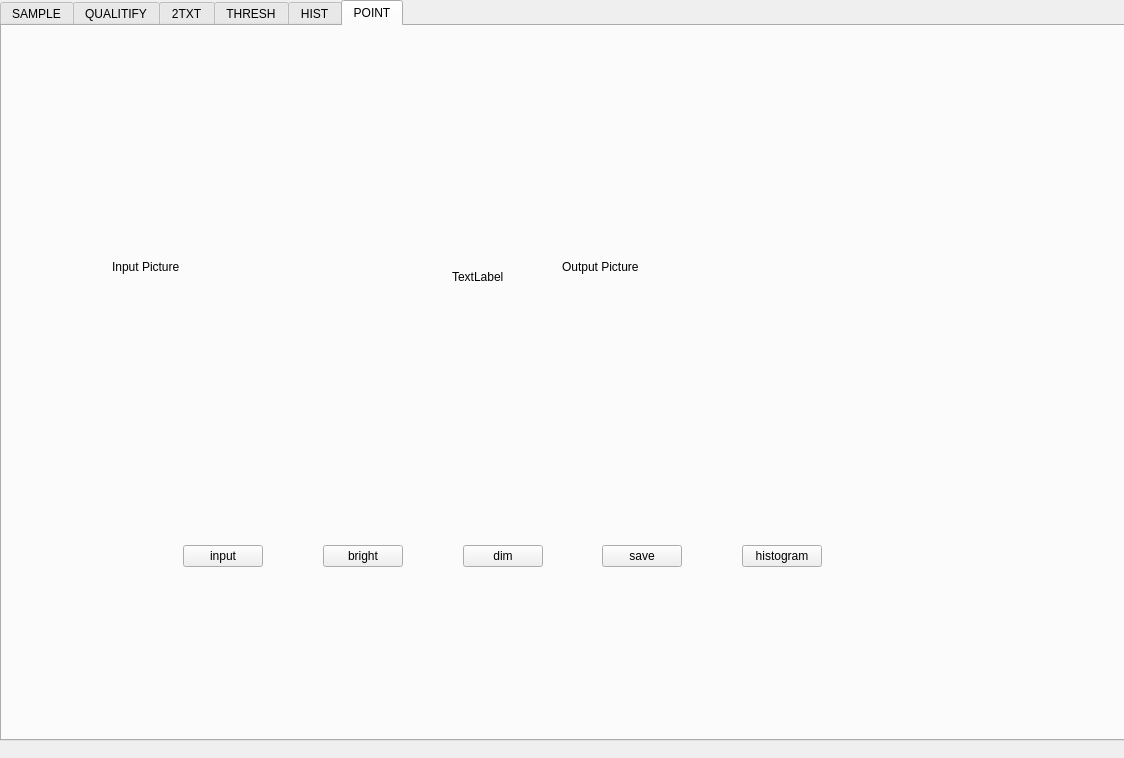
<?xml version="1.0" encoding="UTF-8"?>
<ui version="4.0">
 <class>MainWindow</class>
 <widget class="QMainWindow" name="MainWindow">
  <property name="geometry">
   <rect>
    <x>0</x>
    <y>0</y>
    <width>1124</width>
    <height>758</height>
   </rect>
  </property>
  <property name="windowTitle">
   <string>MainWindow</string>
  </property>
  <widget class="QWidget" name="centralWidget">
   <widget class="QTabWidget" name="tabWidget">
    <property name="geometry">
     <rect>
      <x>0</x>
      <y>0</y>
      <width>1141</width>
      <height>741</height>
     </rect>
    </property>
    <property name="whatsThis">
     <string>&lt;html&gt;&lt;head/&gt;&lt;body&gt;&lt;p&gt;sampling&lt;/p&gt;&lt;p&gt;&lt;br/&gt;&lt;/p&gt;&lt;/body&gt;&lt;/html&gt;</string>
    </property>
    <property name="currentIndex">
     <number>5</number>
    </property>
    <widget class="QWidget" name="sampling">
     <property name="whatsThis">
      <string>&lt;html&gt;&lt;head/&gt;&lt;body&gt;&lt;p&gt;sampling&lt;/p&gt;&lt;/body&gt;&lt;/html&gt;</string>
     </property>
     <attribute name="title">
      <string>SAMPLE</string>
     </attribute>
     <widget class="QWidget" name="horizontalLayoutWidget">
      <property name="geometry">
       <rect>
        <x>80</x>
        <y>420</y>
        <width>871</width>
        <height>80</height>
       </rect>
      </property>
      <layout class="QHBoxLayout" name="horizontalLayout">
       <item>
        <widget class="QLabel" name="label_3">
         <property name="minimumSize">
          <size>
           <width>7</width>
           <height>78</height>
          </size>
         </property>
         <property name="text">
          <string>x</string>
         </property>
        </widget>
       </item>
       <item>
        <spacer name="horizontalSpacer_6">
         <property name="orientation">
          <enum>Qt::Horizontal</enum>
         </property>
         <property name="sizeHint" stdset="0">
          <size>
           <width>40</width>
           <height>20</height>
          </size>
         </property>
        </spacer>
       </item>
       <item>
        <widget class="QLineEdit" name="img_x"/>
       </item>
       <item>
        <widget class="QLabel" name="label_4">
         <property name="text">
          <string>y</string>
         </property>
        </widget>
       </item>
       <item>
        <spacer name="horizontalSpacer_3">
         <property name="orientation">
          <enum>Qt::Horizontal</enum>
         </property>
         <property name="sizeHint" stdset="0">
          <size>
           <width>40</width>
           <height>20</height>
          </size>
         </property>
        </spacer>
       </item>
       <item>
        <widget class="QLineEdit" name="img_y"/>
       </item>
       <item>
        <spacer name="horizontalSpacer_7">
         <property name="orientation">
          <enum>Qt::Horizontal</enum>
         </property>
         <property name="sizeHint" stdset="0">
          <size>
           <width>40</width>
           <height>20</height>
          </size>
         </property>
        </spacer>
       </item>
       <item>
        <widget class="QLabel" name="label">
         <property name="text">
          <string>X</string>
         </property>
        </widget>
       </item>
       <item>
        <spacer name="horizontalSpacer">
         <property name="orientation">
          <enum>Qt::Horizontal</enum>
         </property>
         <property name="sizeHint" stdset="0">
          <size>
           <width>40</width>
           <height>20</height>
          </size>
         </property>
        </spacer>
       </item>
       <item>
        <widget class="QLineEdit" name="line_x"/>
       </item>
       <item>
        <widget class="QLabel" name="label_2">
         <property name="text">
          <string>Y</string>
         </property>
        </widget>
       </item>
       <item>
        <spacer name="horizontalSpacer_2">
         <property name="orientation">
          <enum>Qt::Horizontal</enum>
         </property>
         <property name="sizeHint" stdset="0">
          <size>
           <width>40</width>
           <height>20</height>
          </size>
         </property>
        </spacer>
       </item>
       <item>
        <widget class="QLineEdit" name="line_y"/>
       </item>
      </layout>
     </widget>
     <widget class="QLabel" name="input_img">
      <property name="geometry">
       <rect>
        <x>110</x>
        <y>70</y>
        <width>311</width>
        <height>341</height>
       </rect>
      </property>
      <property name="minimumSize">
       <size>
        <width>311</width>
        <height>341</height>
       </size>
      </property>
      <property name="maximumSize">
       <size>
        <width>311</width>
        <height>341</height>
       </size>
      </property>
      <property name="text">
       <string>Input Picture</string>
      </property>
     </widget>
     <widget class="QWidget" name="horizontalLayoutWidget_2">
      <property name="geometry">
       <rect>
        <x>240</x>
        <y>510</y>
        <width>541</width>
        <height>80</height>
       </rect>
      </property>
      <layout class="QHBoxLayout" name="horizontalLayout_2">
       <item>
        <widget class="QPushButton" name="input">
         <property name="text">
          <string>input</string>
         </property>
        </widget>
       </item>
       <item>
        <spacer name="horizontalSpacer_4">
         <property name="orientation">
          <enum>Qt::Horizontal</enum>
         </property>
         <property name="sizeHint" stdset="0">
          <size>
           <width>40</width>
           <height>20</height>
          </size>
         </property>
        </spacer>
       </item>
       <item>
        <widget class="QPushButton" name="trans">
         <property name="text">
          <string>sampling</string>
         </property>
        </widget>
       </item>
       <item>
        <spacer name="horizontalSpacer_5">
         <property name="orientation">
          <enum>Qt::Horizontal</enum>
         </property>
         <property name="sizeHint" stdset="0">
          <size>
           <width>40</width>
           <height>20</height>
          </size>
         </property>
        </spacer>
       </item>
       <item>
        <widget class="QPushButton" name="save">
         <property name="text">
          <string>save</string>
         </property>
        </widget>
       </item>
      </layout>
     </widget>
     <widget class="QLabel" name="temp">
      <property name="geometry">
       <rect>
        <x>460</x>
        <y>230</y>
        <width>81</width>
        <height>41</height>
       </rect>
      </property>
      <property name="text">
       <string>TextLabel</string>
      </property>
     </widget>
     <widget class="QLabel" name="trans_img">
      <property name="geometry">
       <rect>
        <x>580</x>
        <y>70</y>
        <width>311</width>
        <height>341</height>
       </rect>
      </property>
      <property name="minimumSize">
       <size>
        <width>311</width>
        <height>341</height>
       </size>
      </property>
      <property name="maximumSize">
       <size>
        <width>311</width>
        <height>341</height>
       </size>
      </property>
      <property name="text">
       <string>Output Picture</string>
      </property>
     </widget>
    </widget>
    <widget class="QWidget" name="qualitify">
     <attribute name="title">
      <string>QUALITIFY</string>
     </attribute>
     <widget class="QLabel" name="input_img_2">
      <property name="geometry">
       <rect>
        <x>110</x>
        <y>70</y>
        <width>311</width>
        <height>341</height>
       </rect>
      </property>
      <property name="minimumSize">
       <size>
        <width>311</width>
        <height>341</height>
       </size>
      </property>
      <property name="maximumSize">
       <size>
        <width>311</width>
        <height>341</height>
       </size>
      </property>
      <property name="text">
       <string>Input Picture</string>
      </property>
     </widget>
     <widget class="QWidget" name="horizontalLayoutWidget_5">
      <property name="geometry">
       <rect>
        <x>240</x>
        <y>500</y>
        <width>541</width>
        <height>80</height>
       </rect>
      </property>
      <layout class="QHBoxLayout" name="horizontalLayout_8">
       <item>
        <widget class="QPushButton" name="input_3">
         <property name="text">
          <string>input</string>
         </property>
        </widget>
       </item>
       <item>
        <spacer name="horizontalSpacer_24">
         <property name="orientation">
          <enum>Qt::Horizontal</enum>
         </property>
         <property name="sizeHint" stdset="0">
          <size>
           <width>40</width>
           <height>20</height>
          </size>
         </property>
        </spacer>
       </item>
       <item>
        <widget class="QPushButton" name="grey">
         <property name="text">
          <string>Grey</string>
         </property>
        </widget>
       </item>
       <item>
        <spacer name="horizontalSpacer_25">
         <property name="orientation">
          <enum>Qt::Horizontal</enum>
         </property>
         <property name="sizeHint" stdset="0">
          <size>
           <width>40</width>
           <height>20</height>
          </size>
         </property>
        </spacer>
       </item>
       <item>
        <widget class="QPushButton" name="save_3">
         <property name="text">
          <string>save</string>
         </property>
        </widget>
       </item>
      </layout>
     </widget>
     <widget class="QLabel" name="temp_2">
      <property name="geometry">
       <rect>
        <x>460</x>
        <y>230</y>
        <width>81</width>
        <height>41</height>
       </rect>
      </property>
      <property name="text">
       <string>TextLabel</string>
      </property>
     </widget>
     <widget class="QLabel" name="trans_img_2">
      <property name="geometry">
       <rect>
        <x>580</x>
        <y>70</y>
        <width>311</width>
        <height>341</height>
       </rect>
      </property>
      <property name="minimumSize">
       <size>
        <width>311</width>
        <height>341</height>
       </size>
      </property>
      <property name="maximumSize">
       <size>
        <width>311</width>
        <height>341</height>
       </size>
      </property>
      <property name="text">
       <string>Output Picture</string>
      </property>
     </widget>
     <widget class="QWidget" name="horizontalLayoutWidget_3">
      <property name="geometry">
       <rect>
        <x>420</x>
        <y>420</y>
        <width>160</width>
        <height>71</height>
       </rect>
      </property>
      <layout class="QHBoxLayout" name="horizontalLayout_3">
       <item>
        <widget class="QLabel" name="label_5">
         <property name="text">
          <string>Grey</string>
         </property>
        </widget>
       </item>
       <item>
        <spacer name="horizontalSpacer_9">
         <property name="orientation">
          <enum>Qt::Horizontal</enum>
         </property>
         <property name="sizeHint" stdset="0">
          <size>
           <width>40</width>
           <height>20</height>
          </size>
         </property>
        </spacer>
       </item>
       <item>
        <widget class="QLineEdit" name="Gray"/>
       </item>
      </layout>
     </widget>
    </widget>
    <widget class="QWidget" name="txt2">
     <attribute name="title">
      <string>2TXT</string>
     </attribute>
     <widget class="QWidget" name="horizontalLayoutWidget_6">
      <property name="geometry">
       <rect>
        <x>210</x>
        <y>450</y>
        <width>541</width>
        <height>80</height>
       </rect>
      </property>
      <layout class="QHBoxLayout" name="horizontalLayout_9">
       <item>
        <widget class="QPushButton" name="input_4">
         <property name="text">
          <string>input</string>
         </property>
        </widget>
       </item>
       <item>
        <spacer name="horizontalSpacer_26">
         <property name="orientation">
          <enum>Qt::Horizontal</enum>
         </property>
         <property name="sizeHint" stdset="0">
          <size>
           <width>40</width>
           <height>20</height>
          </size>
         </property>
        </spacer>
       </item>
       <item>
        <widget class="QPushButton" name="bmp2txt">
         <property name="text">
          <string>2txt</string>
         </property>
        </widget>
       </item>
       <item>
        <spacer name="horizontalSpacer_27">
         <property name="orientation">
          <enum>Qt::Horizontal</enum>
         </property>
         <property name="sizeHint" stdset="0">
          <size>
           <width>40</width>
           <height>20</height>
          </size>
         </property>
        </spacer>
       </item>
       <item>
        <widget class="QPushButton" name="save_4">
         <property name="text">
          <string>save</string>
         </property>
        </widget>
       </item>
      </layout>
     </widget>
     <widget class="QLabel" name="input_img_3">
      <property name="geometry">
       <rect>
        <x>20</x>
        <y>70</y>
        <width>311</width>
        <height>341</height>
       </rect>
      </property>
      <property name="minimumSize">
       <size>
        <width>311</width>
        <height>341</height>
       </size>
      </property>
      <property name="maximumSize">
       <size>
        <width>311</width>
        <height>341</height>
       </size>
      </property>
      <property name="text">
       <string>Input Picture</string>
      </property>
     </widget>
     <widget class="QLabel" name="temp_3">
      <property name="geometry">
       <rect>
        <x>390</x>
        <y>230</y>
        <width>81</width>
        <height>41</height>
       </rect>
      </property>
      <property name="text">
       <string>TextLabel</string>
      </property>
     </widget>
     <widget class="QLabel" name="sp_1">
      <property name="geometry">
       <rect>
        <x>510</x>
        <y>70</y>
        <width>121</width>
        <height>131</height>
       </rect>
      </property>
      <property name="text">
       <string>TextLabel</string>
      </property>
     </widget>
     <widget class="QLabel" name="sp_2">
      <property name="geometry">
       <rect>
        <x>650</x>
        <y>70</y>
        <width>121</width>
        <height>131</height>
       </rect>
      </property>
      <property name="text">
       <string>TextLabel</string>
      </property>
     </widget>
     <widget class="QLabel" name="sp_3">
      <property name="geometry">
       <rect>
        <x>790</x>
        <y>70</y>
        <width>121</width>
        <height>131</height>
       </rect>
      </property>
      <property name="text">
       <string>TextLabel</string>
      </property>
     </widget>
     <widget class="QLabel" name="sp_4">
      <property name="geometry">
       <rect>
        <x>930</x>
        <y>70</y>
        <width>121</width>
        <height>131</height>
       </rect>
      </property>
      <property name="text">
       <string>TextLabel</string>
      </property>
     </widget>
     <widget class="QLabel" name="sp_5">
      <property name="geometry">
       <rect>
        <x>650</x>
        <y>280</y>
        <width>121</width>
        <height>131</height>
       </rect>
      </property>
      <property name="text">
       <string>TextLabel</string>
      </property>
     </widget>
     <widget class="QLabel" name="sp_6">
      <property name="geometry">
       <rect>
        <x>930</x>
        <y>280</y>
        <width>121</width>
        <height>131</height>
       </rect>
      </property>
      <property name="text">
       <string>TextLabel</string>
      </property>
     </widget>
     <widget class="QLabel" name="sp_7">
      <property name="geometry">
       <rect>
        <x>510</x>
        <y>280</y>
        <width>121</width>
        <height>131</height>
       </rect>
      </property>
      <property name="text">
       <string>TextLabel</string>
      </property>
     </widget>
     <widget class="QLabel" name="sp_8">
      <property name="geometry">
       <rect>
        <x>790</x>
        <y>280</y>
        <width>121</width>
        <height>131</height>
       </rect>
      </property>
      <property name="text">
       <string>TextLabel</string>
      </property>
     </widget>
    </widget>
    <widget class="QWidget" name="plot">
     <attribute name="title">
      <string>THRESH</string>
     </attribute>
     <widget class="QLabel" name="trans_img_plot">
      <property name="geometry">
       <rect>
        <x>580</x>
        <y>70</y>
        <width>311</width>
        <height>341</height>
       </rect>
      </property>
      <property name="minimumSize">
       <size>
        <width>311</width>
        <height>341</height>
       </size>
      </property>
      <property name="maximumSize">
       <size>
        <width>311</width>
        <height>341</height>
       </size>
      </property>
      <property name="text">
       <string>Output Picture</string>
      </property>
     </widget>
     <widget class="QLabel" name="input_img_plot">
      <property name="geometry">
       <rect>
        <x>110</x>
        <y>70</y>
        <width>311</width>
        <height>341</height>
       </rect>
      </property>
      <property name="minimumSize">
       <size>
        <width>311</width>
        <height>341</height>
       </size>
      </property>
      <property name="maximumSize">
       <size>
        <width>311</width>
        <height>341</height>
       </size>
      </property>
      <property name="text">
       <string>Input Picture</string>
      </property>
     </widget>
     <widget class="QWidget" name="horizontalLayoutWidget_16">
      <property name="geometry">
       <rect>
        <x>240</x>
        <y>500</y>
        <width>541</width>
        <height>80</height>
       </rect>
      </property>
      <layout class="QHBoxLayout" name="horizontalLayout_23">
       <item>
        <widget class="QPushButton" name="input_plot">
         <property name="text">
          <string>input</string>
         </property>
        </widget>
       </item>
       <item>
        <spacer name="horizontalSpacer_52">
         <property name="orientation">
          <enum>Qt::Horizontal</enum>
         </property>
         <property name="sizeHint" stdset="0">
          <size>
           <width>40</width>
           <height>20</height>
          </size>
         </property>
        </spacer>
       </item>
       <item>
        <widget class="QPushButton" name="plot_2">
         <property name="text">
          <string>plot</string>
         </property>
        </widget>
       </item>
       <item>
        <spacer name="horizontalSpacer_53">
         <property name="orientation">
          <enum>Qt::Horizontal</enum>
         </property>
         <property name="sizeHint" stdset="0">
          <size>
           <width>40</width>
           <height>20</height>
          </size>
         </property>
        </spacer>
       </item>
       <item>
        <widget class="QPushButton" name="save_plot">
         <property name="text">
          <string>save</string>
         </property>
        </widget>
       </item>
      </layout>
     </widget>
     <widget class="QWidget" name="horizontalLayoutWidget_17">
      <property name="geometry">
       <rect>
        <x>420</x>
        <y>420</y>
        <width>160</width>
        <height>74</height>
       </rect>
      </property>
      <layout class="QHBoxLayout" name="horizontalLayout_24">
       <item>
        <widget class="QLabel" name="label_23">
         <property name="text">
          <string>Threshold</string>
         </property>
        </widget>
       </item>
       <item>
        <spacer name="horizontalSpacer_54">
         <property name="orientation">
          <enum>Qt::Horizontal</enum>
         </property>
         <property name="sizeHint" stdset="0">
          <size>
           <width>40</width>
           <height>20</height>
          </size>
         </property>
        </spacer>
       </item>
       <item>
        <widget class="QLineEdit" name="Threshold"/>
       </item>
      </layout>
     </widget>
     <widget class="QLabel" name="temp_plot">
      <property name="geometry">
       <rect>
        <x>460</x>
        <y>230</y>
        <width>81</width>
        <height>41</height>
       </rect>
      </property>
      <property name="text">
       <string>TextLabel</string>
      </property>
     </widget>
     <widget class="QWidget" name="horizontalLayoutWidget_18">
      <property name="geometry">
       <rect>
        <x>930</x>
        <y>80</y>
        <width>160</width>
        <height>61</height>
       </rect>
      </property>
      <layout class="QHBoxLayout" name="horizontalLayout_25">
       <item>
        <widget class="QLabel" name="label_24">
         <property name="text">
          <string>Mean</string>
         </property>
        </widget>
       </item>
       <item>
        <spacer name="horizontalSpacer_55">
         <property name="orientation">
          <enum>Qt::Horizontal</enum>
         </property>
         <property name="sizeHint" stdset="0">
          <size>
           <width>40</width>
           <height>20</height>
          </size>
         </property>
        </spacer>
       </item>
       <item>
        <widget class="QLineEdit" name="mean"/>
       </item>
      </layout>
     </widget>
     <widget class="QWidget" name="horizontalLayoutWidget_19">
      <property name="geometry">
       <rect>
        <x>930</x>
        <y>170</y>
        <width>160</width>
        <height>61</height>
       </rect>
      </property>
      <layout class="QHBoxLayout" name="horizontalLayout_26">
       <item>
        <widget class="QLabel" name="label_25">
         <property name="text">
          <string>std dev</string>
         </property>
        </widget>
       </item>
       <item>
        <spacer name="horizontalSpacer_56">
         <property name="orientation">
          <enum>Qt::Horizontal</enum>
         </property>
         <property name="sizeHint" stdset="0">
          <size>
           <width>40</width>
           <height>20</height>
          </size>
         </property>
        </spacer>
       </item>
       <item>
        <widget class="QLineEdit" name="std"/>
       </item>
      </layout>
     </widget>
     <widget class="QWidget" name="horizontalLayoutWidget_20">
      <property name="geometry">
       <rect>
        <x>930</x>
        <y>260</y>
        <width>160</width>
        <height>61</height>
       </rect>
      </property>
      <layout class="QHBoxLayout" name="horizontalLayout_27">
       <item>
        <widget class="QLabel" name="label_26">
         <property name="text">
          <string>Median</string>
         </property>
        </widget>
       </item>
       <item>
        <spacer name="horizontalSpacer_57">
         <property name="orientation">
          <enum>Qt::Horizontal</enum>
         </property>
         <property name="sizeHint" stdset="0">
          <size>
           <width>40</width>
           <height>20</height>
          </size>
         </property>
        </spacer>
       </item>
       <item>
        <widget class="QLineEdit" name="mid"/>
       </item>
      </layout>
     </widget>
     <widget class="QWidget" name="horizontalLayoutWidget_21">
      <property name="geometry">
       <rect>
        <x>930</x>
        <y>350</y>
        <width>160</width>
        <height>61</height>
       </rect>
      </property>
      <layout class="QHBoxLayout" name="horizontalLayout_28">
       <item>
        <widget class="QLabel" name="label_27">
         <property name="text">
          <string>Pixels</string>
         </property>
        </widget>
       </item>
       <item>
        <spacer name="horizontalSpacer_58">
         <property name="orientation">
          <enum>Qt::Horizontal</enum>
         </property>
         <property name="sizeHint" stdset="0">
          <size>
           <width>40</width>
           <height>20</height>
          </size>
         </property>
        </spacer>
       </item>
       <item>
        <widget class="QLineEdit" name="Pixels"/>
       </item>
      </layout>
     </widget>
    </widget>
    <widget class="QWidget" name="tab">
     <attribute name="title">
      <string>HIST</string>
     </attribute>
     <widget class="QLabel" name="input_img_hist">
      <property name="geometry">
       <rect>
        <x>110</x>
        <y>70</y>
        <width>311</width>
        <height>341</height>
       </rect>
      </property>
      <property name="minimumSize">
       <size>
        <width>311</width>
        <height>341</height>
       </size>
      </property>
      <property name="maximumSize">
       <size>
        <width>311</width>
        <height>341</height>
       </size>
      </property>
      <property name="text">
       <string>Input Picture</string>
      </property>
     </widget>
     <widget class="QLabel" name="temp_hist">
      <property name="geometry">
       <rect>
        <x>460</x>
        <y>230</y>
        <width>81</width>
        <height>41</height>
       </rect>
      </property>
      <property name="text">
       <string>TextLabel</string>
      </property>
     </widget>
     <widget class="QWidget" name="horizontalLayoutWidget_68">
      <property name="geometry">
       <rect>
        <x>560</x>
        <y>450</y>
        <width>160</width>
        <height>61</height>
       </rect>
      </property>
      <layout class="QHBoxLayout" name="horizontalLayout_80">
       <item>
        <widget class="QLabel" name="label_75">
         <property name="text">
          <string>Median</string>
         </property>
        </widget>
       </item>
       <item>
        <spacer name="horizontalSpacer_120">
         <property name="orientation">
          <enum>Qt::Horizontal</enum>
         </property>
         <property name="sizeHint" stdset="0">
          <size>
           <width>40</width>
           <height>20</height>
          </size>
         </property>
        </spacer>
       </item>
       <item>
        <widget class="QLineEdit" name="mid_hist"/>
       </item>
      </layout>
     </widget>
     <widget class="QWidget" name="horizontalLayoutWidget_69">
      <property name="geometry">
       <rect>
        <x>360</x>
        <y>450</y>
        <width>160</width>
        <height>61</height>
       </rect>
      </property>
      <layout class="QHBoxLayout" name="horizontalLayout_81">
       <item>
        <widget class="QLabel" name="label_76">
         <property name="text">
          <string>std dev</string>
         </property>
        </widget>
       </item>
       <item>
        <spacer name="horizontalSpacer_121">
         <property name="orientation">
          <enum>Qt::Horizontal</enum>
         </property>
         <property name="sizeHint" stdset="0">
          <size>
           <width>40</width>
           <height>20</height>
          </size>
         </property>
        </spacer>
       </item>
       <item>
        <widget class="QLineEdit" name="std_hist"/>
       </item>
      </layout>
     </widget>
     <widget class="QWidget" name="horizontalLayoutWidget_70">
      <property name="geometry">
       <rect>
        <x>760</x>
        <y>450</y>
        <width>160</width>
        <height>61</height>
       </rect>
      </property>
      <layout class="QHBoxLayout" name="horizontalLayout_82">
       <item>
        <widget class="QLabel" name="label_77">
         <property name="text">
          <string>Pixels</string>
         </property>
        </widget>
       </item>
       <item>
        <spacer name="horizontalSpacer_122">
         <property name="orientation">
          <enum>Qt::Horizontal</enum>
         </property>
         <property name="sizeHint" stdset="0">
          <size>
           <width>40</width>
           <height>20</height>
          </size>
         </property>
        </spacer>
       </item>
       <item>
        <widget class="QLineEdit" name="Pixels_hist"/>
       </item>
      </layout>
     </widget>
     <widget class="QWidget" name="horizontalLayoutWidget_71">
      <property name="geometry">
       <rect>
        <x>160</x>
        <y>450</y>
        <width>160</width>
        <height>61</height>
       </rect>
      </property>
      <layout class="QHBoxLayout" name="horizontalLayout_83">
       <item>
        <widget class="QLabel" name="label_78">
         <property name="text">
          <string>Mean</string>
         </property>
        </widget>
       </item>
       <item>
        <spacer name="horizontalSpacer_123">
         <property name="orientation">
          <enum>Qt::Horizontal</enum>
         </property>
         <property name="sizeHint" stdset="0">
          <size>
           <width>40</width>
           <height>20</height>
          </size>
         </property>
        </spacer>
       </item>
       <item>
        <widget class="QLineEdit" name="mean_hist"/>
       </item>
      </layout>
     </widget>
     <widget class="QWidget" name="horizontalLayoutWidget_64">
      <property name="geometry">
       <rect>
        <x>250</x>
        <y>540</y>
        <width>541</width>
        <height>80</height>
       </rect>
      </property>
      <layout class="QHBoxLayout" name="horizontalLayout_76">
       <item>
        <widget class="QPushButton" name="input_hist">
         <property name="text">
          <string>input</string>
         </property>
        </widget>
       </item>
       <item>
        <spacer name="horizontalSpacer_116">
         <property name="orientation">
          <enum>Qt::Horizontal</enum>
         </property>
         <property name="sizeHint" stdset="0">
          <size>
           <width>40</width>
           <height>20</height>
          </size>
         </property>
        </spacer>
       </item>
       <item>
        <widget class="QPushButton" name="hist">
         <property name="text">
          <string>hist</string>
         </property>
        </widget>
       </item>
       <item>
        <spacer name="horizontalSpacer_117">
         <property name="orientation">
          <enum>Qt::Horizontal</enum>
         </property>
         <property name="sizeHint" stdset="0">
          <size>
           <width>40</width>
           <height>20</height>
          </size>
         </property>
        </spacer>
       </item>
       <item>
        <widget class="QPushButton" name="save_hist">
         <property name="text">
          <string>save</string>
         </property>
        </widget>
       </item>
      </layout>
     </widget>
     <widget class="QCustomPlot" name="qcustomplotWidget" native="true">
      <property name="geometry">
       <rect>
        <x>560</x>
        <y>70</y>
        <width>541</width>
        <height>341</height>
       </rect>
      </property>
     </widget>
    </widget>
    <widget class="QWidget" name="tab_2">
     <attribute name="title">
      <string>POINT</string>
     </attribute>
     <widget class="QLabel" name="temp_hist_point">
      <property name="geometry">
       <rect>
        <x>450</x>
        <y>230</y>
        <width>81</width>
        <height>41</height>
       </rect>
      </property>
      <property name="text">
       <string>TextLabel</string>
      </property>
     </widget>
     <widget class="QLabel" name="input_img_point">
      <property name="geometry">
       <rect>
        <x>110</x>
        <y>70</y>
        <width>311</width>
        <height>341</height>
       </rect>
      </property>
      <property name="minimumSize">
       <size>
        <width>311</width>
        <height>341</height>
       </size>
      </property>
      <property name="maximumSize">
       <size>
        <width>311</width>
        <height>341</height>
       </size>
      </property>
      <property name="text">
       <string>Input Picture</string>
      </property>
     </widget>
     <widget class="QLabel" name="trans_img_point">
      <property name="geometry">
       <rect>
        <x>560</x>
        <y>70</y>
        <width>311</width>
        <height>341</height>
       </rect>
      </property>
      <property name="minimumSize">
       <size>
        <width>311</width>
        <height>341</height>
       </size>
      </property>
      <property name="maximumSize">
       <size>
        <width>311</width>
        <height>341</height>
       </size>
      </property>
      <property name="text">
       <string>Output Picture</string>
      </property>
     </widget>
     <widget class="QWidget" name="horizontalLayoutWidget_65">
      <property name="geometry">
       <rect>
        <x>170</x>
        <y>490</y>
        <width>661</width>
        <height>80</height>
       </rect>
      </property>
      <layout class="QHBoxLayout" name="horizontalLayout_77">
       <item>
        <widget class="QPushButton" name="input_hist_point">
         <property name="text">
          <string>input</string>
         </property>
        </widget>
       </item>
       <item>
        <spacer name="horizontalSpacer_118">
         <property name="orientation">
          <enum>Qt::Horizontal</enum>
         </property>
         <property name="sizeHint" stdset="0">
          <size>
           <width>40</width>
           <height>20</height>
          </size>
         </property>
        </spacer>
       </item>
       <item>
        <widget class="QPushButton" name="bright_point">
         <property name="text">
          <string>bright</string>
         </property>
        </widget>
       </item>
       <item>
        <spacer name="horizontalSpacer_119">
         <property name="orientation">
          <enum>Qt::Horizontal</enum>
         </property>
         <property name="sizeHint" stdset="0">
          <size>
           <width>40</width>
           <height>20</height>
          </size>
         </property>
        </spacer>
       </item>
       <item>
        <widget class="QPushButton" name="dim_point">
         <property name="text">
          <string>dim</string>
         </property>
        </widget>
       </item>
       <item>
        <spacer name="horizontalSpacer_8">
         <property name="orientation">
          <enum>Qt::Horizontal</enum>
         </property>
         <property name="sizeHint" stdset="0">
          <size>
           <width>40</width>
           <height>20</height>
          </size>
         </property>
        </spacer>
       </item>
       <item>
        <widget class="QPushButton" name="save_hist_point">
         <property name="text">
          <string>save</string>
         </property>
        </widget>
       </item>
       <item>
        <spacer name="horizontalSpacer_10">
         <property name="orientation">
          <enum>Qt::Horizontal</enum>
         </property>
         <property name="sizeHint" stdset="0">
          <size>
           <width>40</width>
           <height>20</height>
          </size>
         </property>
        </spacer>
       </item>
       <item>
        <widget class="QPushButton" name="show_histogram_point">
         <property name="text">
          <string>histogram</string>
         </property>
        </widget>
       </item>
      </layout>
     </widget>
    </widget>
   </widget>
  </widget>
 </widget>
 <layoutdefault spacing="6" margin="11"/>
 <customwidgets>
  <customwidget>
   <class>QCustomPlot</class>
   <extends>QWidget</extends>
   <header location="global">qcustomplot.h</header>
   <container>1</container>
  </customwidget>
 </customwidgets>
 <resources/>
 <connections/>
</ui>
